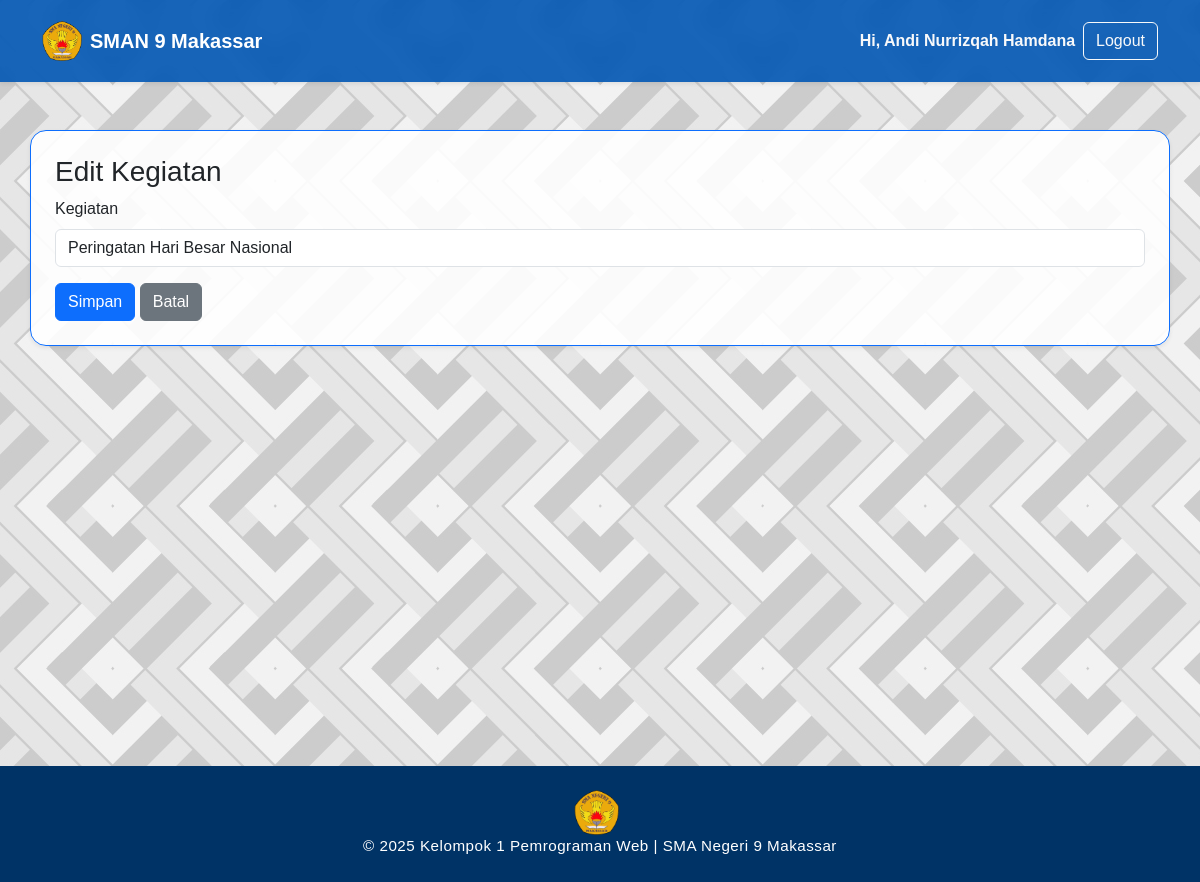
The page /admin/ekstrakurikuler/edit_kegiatan.php?id=1&ek=1 (signed in) on the database its author committed.
### tables this page shows
CREATE TABLE `anggota` (
  `nim` varchar(12) NOT NULL,
  `nama` varchar(50) NOT NULL,
  `kelas` varchar(10) NOT NULL,
  `alamat` varchar(50) NOT NULL,
  `asal_sekolah` varchar(50) NOT NULL,
  `motto` varchar(50) NOT NULL,
  `pengalaman` text NOT NULL,
  `gambar` varchar(255) DEFAULT NULL
);

CREATE TABLE `ekstra_kegiatan` (
  `id` int(11) NOT NULL,
  `ekstrakurikuler_id` int(11) NOT NULL,
  `kegiatan` varchar(255) NOT NULL,
  `created_at` timestamp NOT NULL DEFAULT current_timestamp()
);

### includes/config.php (called while the page is built)
<?php
$base_url = "http://" . $_SERVER['HTTP_HOST'] . "/klp1pemrogweb/";

### admin/ekstrakurikuler/edit_kegiatan.php (the view, shortened to what this page needs)
<?php
require_once("../../includes/config.php");
require("../../includes/db_connect.php");
require("../../includes/header.php");
require("../../includes/admin_navbar.php");
$id = isset($_GET['id']) ? (int)$_GET['id'] : 0;
$ekid = isset($_GET['ek']) ? (int)$_GET['ek'] : 0;
$stmt = $mysqli->prepare("SELECT id, kegiatan FROM ekstra_kegiatan WHERE id=? AND ekstrakurikuler_id=? LIMIT 1");
$stmt->bind_param('ii',$id,$ekid);
$stmt->execute();
$res = $stmt->get_result();
$row = $res->fetch_assoc();
?>
<div id="page" class="d-flex flex-column min-vh-100">
  <main class="flex-fill">
    <div class="container my-5 card border-primary shadow-sm p-4">
      <h3>Edit Kegiatan</h3>
      <form method="post">
        <div class="mb-3">
          <label class="form-label">Kegiatan</label>
          <input name="kegiatan" class="form-control" value="<?=htmlspecialchars($row['kegiatan'])?>">
        </div>
        <button class="btn btn-primary">Simpan</button>
        <a class="btn btn-secondary" href="info.php?id=<?=$ekid?>">Batal</a>
      </form>
    </div>
  </main>
<?php require_once("../../includes/footer.php"); ?>

### includes/admin_navbar.php (shortened to what this page needs)
<?php
$nama_user = null;
if (!empty($_SESSION['user']['nim'])) {
  $nim = $_SESSION['user']['nim'];
  $stmt = $mysqli->prepare("SELECT nama FROM anggota WHERE nim = ?");
  $stmt->bind_param("s", $nim);
  $stmt->execute();
  $stmt->bind_result($nama_user);
}
?>
<nav class="navbar navbar-expand-lg navbar-dark bg-primary shadow-sm py-3">
  <div class="container">
    <a class="navbar-brand d-flex align-items-center" href="<?= $base_url ?>">
      <img
        src="<?= $base_url ?>assets/images/lainnya/lambang.png"
        width="40"
        alt="logo"
        class="me-2"
      />
      <span class="fw-bold">SMAN 9 Makassar</span>
    </a>
    <div class="collapse navbar-collapse" id="mainNav">
      <ul class="navbar-nav ms-auto fw-semibold d-flex align-items-center">
      <?php if (!empty($_SESSION['user']['nim'])): ?>
        <li class="nav-item">
          <span class="me-2 text-light">Hi, <?= htmlspecialchars($nama_user ?? $_SESSION['user']['nim']) ?></span>
        </li>
        <li class="nav-item">
          <a href="/klp1pemrogweb/model/logout.php" type="button" class="btn btn-outline-light ">Logout</a>
        </li>
      <?php endif; ?>
      </ul>
    </div>
  </div>
</nav>

### assets/css/style.css (style rules this page uses)
body { background: url("../images/bg/bg.jpg") repeat center center fixed; transition: background-color 0.5s ease, color 0.5s ease; background-size: auto; font-family: "Poppins", sans-serif; color: #212529; scroll-behavior: smooth; }
html, body { height: 100%; }
.navbar { backdrop-filter: blur(8px); background-color: rgba(0, 86, 179, 0.9) !important; }
#page { min-height: 100vh; display: flex; flex-direction: column; }
main { flex: 1 0 auto; }
.fade-in { opacity: 0; transform: translateY(20px); transition: all 0.8s ease; }
.fade-in.show { opacity: 1; transform: translateY(0); }
.card-custom, .card { background-color: rgba(255, 255, 255, 0.9); border-radius: 16px; transition: all 0.3s ease; }

### rows shown on the page
anggota: nama "Andi Nurrizqah Hamdana"
ekstra_kegiatan: kegiatan "Peringatan Hari Besar Nasional"
